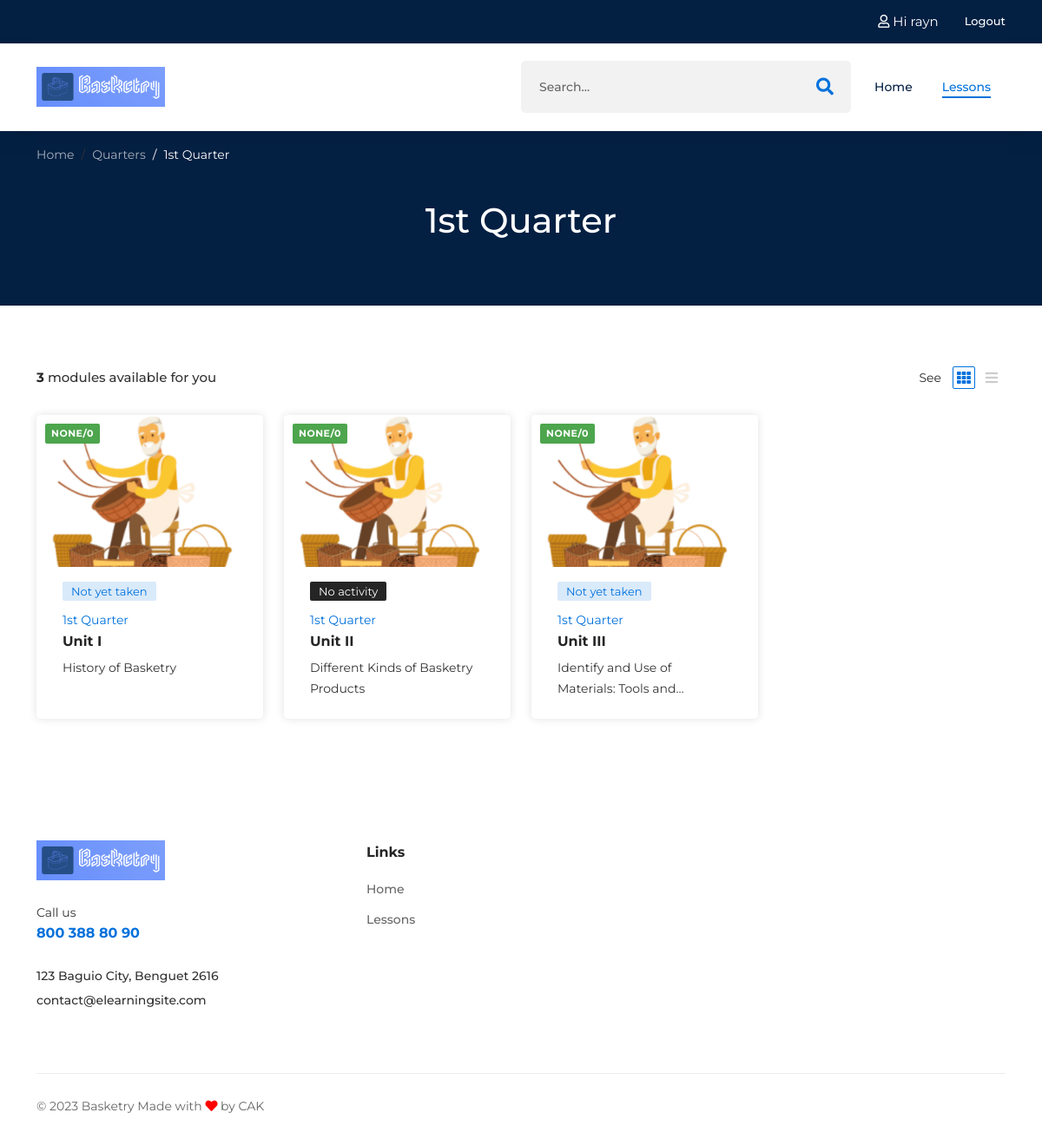
The page /subject/1/1/ (signed in) on the database its author committed.
### emodule/models.py (models this page shows, shortened)
class Quarter(models.Model):
    subject = models.ForeignKey(Subject, on_delete=models.CASCADE)
    name = models.CharField(max_length=200) # e.g. TLE Quarter 1
    title = models.CharField(max_length=200) # e.g. 1st Quarter
    other_title = models.CharField(max_length=200) # e.g. Quarter 1
    seqno = models.IntegerField()

class Module(models.Model):
    quarter = models.ForeignKey(Quarter, on_delete=models.CASCADE)
    seqno = models.IntegerField()
    name = models.CharField(max_length=200) # e.g. TLE 9-10 BASKETRY Q1_M0
    title = models.CharField(max_length=200) # e.g. History or Unit 1 or Unit 2
    description = models.CharField(max_length=200) # e.g. History of Basket weaving
    module_lesson = models.CharField(max_length=200, null=True, blank=True) # e.g. Enumerate Different Kinds of Macrame and Basketry Products
    unit_of_competency = models.CharField(max_length=200, null=True, blank=True) # e.g. ENUMERATE DIFFERENT KINDS OF MACRAME AND BASKETRY PRODUCTS
    duration = models.CharField(max_length=200, null=True, blank=True) # e.g. 5 days
    class Meta:
        verbose_name_plural = "Modules"
        ordering = ["seqno"]
    @property
    def quiz_list(self):
        return Module.objects.get(id=self.id).quiz_set.all()
    @property
    def quiz_count(self):
        quiz_list = self.quiz_list
        return sum([m.quizquestion_set.all().count() for m in quiz_list])

class Quiz(models.Model):
    module = models.ForeignKey(Module, on_delete=models.CASCADE)
    title = models.CharField(max_length=200, blank=True, null=True)
    direction = models.CharField(max_length=1000)
    class Meta:
        verbose_name_plural = "Quizzes"

### emodule/views.py (the view)
# urls.py: path('subject/<int:subject_id>/<int:pk>/', views.QuarterDetail.as_view(), name='quarter-detail'),
class QuarterDetail(BaseView, DetailView):
    template_name = 'emodule/quarter_detail.html'
    model = Quarter
    context_object_name = 'quarter'
    def get_context_data(self, **kwargs):
        self.object = self.get_object()
        student_user = self.get_current_student()
        context = super().get_context_data(**kwargs)
        module_list = []
        for module in self.get_object().module_set.all():
            module_detail = {
                "obj": module,
                "result": StudentQuizResult.objects\
                    .filter(module=module)\
                    .filter(student=student_user)
            }
            module_list.append(module_detail)
        context['module_list'] = module_list
        context['lesson_menu_active'] = True
        return context

### emodule/templatetags/emodule_extras.py (called while the page is built)
@register.filter
def emodule_pluralize(list_length, options):
    split_options = options.split(',')
    if list_length > 0:
        return split_options[1]
    else:
        return split_options[0]

@register.simple_tag
def emodule_status(status):
    if status is None or status == "":
        return None
    else:
        return status

@register.simple_tag
def emodule_score(score):
    if score is None or score == "":
        return None
    else:
        return score

@register.inclusion_tag("emodule/partial/badge.html")
def show_emodule_badge(quiz_or_assessment_list, status):
    return {
        "quiz_or_assessment_list": quiz_or_assessment_list,
        "status": status
    }

### emodule/utils.py (called while the page is built)
def base_context():
    return {
        "subject_list": Subject.objects.all()
    }

def update_context(context, new_context):
    context.update(new_context)
    return context

### emodule/views.py (called while the page is built)
    def get_current_student(self):
        return Student.objects.get(user__id=self.request.user.id)

    def get_context_data(self, **kwargs):
        context = super().get_context_data(**kwargs)
        context = utils.update_context(context, utils.base_context())
        context['search_source'] = Module.objects.all()
        context['assessment_max_attempts'] = configs.ASSESSMENT_MAX_ATTEMPTS
        return context

### emodule/templates/emodule/quarter_detail.html (shortened to what this page needs)
{% extends 'emodule/base.html' %}
{% load static %}
{% load emodule_extras %}
{% block content %}
<div class="page-banner bg-color-12">
    <div class="page-banner__wrapper">
        <div class="container">
            <div class="page-breadcrumb">
                <ul class="breadcrumb breadcrumb-white">
                    <li class="breadcrumb-item"><a href="{% url 'emodule:home' %}">Home</a></li>
                    <li class="breadcrumb-item"><a href="{% url 'emodule:subject-detail' quarter.subject.id %}">Quarters</a></li>
                    <li class="breadcrumb-item active"><a href="{% url 'emodule:quarter-detail' quarter.subject.id quarter.id %}">{{quarter.title}}</a></li>
                </ul>
            </div>
            <div class="page-banner__caption text-center">
                <h2 class="page-banner__main-title text-white">{{quarter.title}}</h2>
            </div>
        </div>
    </div>
</div>
<div class="courses-section section-padding-01">
    <div class="container">
        {% if module_list %}
        <div class="archive-filter-bars">
            <div class="archive-filter-bar">
                <p><span>{{module_list|length}}</span> modules available for you</p>
            </div>
            <div class="archive-filter-bar">
                <div class="filter-bar-wrapper">
                    <span>See</span>
                    <ul class="nav">
                        <li><button class="active" data-bs-toggle="tab" data-bs-target="#grid"><i
                                    class="fas fa-th"></i></button></li>
                        <li><button data-bs-toggle="tab" data-bs-target="#list"><i class="fas fa-bars"></i></button>
                        </li>
                    </ul>
                </div>
            </div>
        </div>
        <div class="tab-content">
            <div class="tab-pane fade show active" id="grid">
                <div class="row gy-6">
                    {% include 'emodule/partial/module-cards.html' with module_list=module_list layout='grid' %}
                </div>
            </div>
        </div>
        {% else %}
        {% include 'emodule/partial/warning-message.html' with message="No available modules for this quarter." %}
        {% endif %}
    </div>
</div>
{% endblock content %}

### emodule/templates/emodule/base.html (shortened to what this page needs)
{% load static %}
<!DOCTYPE html>
<html class="no-js" lang="en">
<head>
    <link rel="stylesheet" href="{% static 'emodule/css/vendor/fontawesome-all.min.css' %}" />
    <link rel="stylesheet" href="{% static 'emodule/css/vendor/edumall-icon.css' %}" />
    <link rel="stylesheet" href="{% static 'emodule/css/vendor/bootstrap.min.css' %}" />
    <link rel="stylesheet" href="{% static 'emodule/css/plugins/aos.css' %}" />
    <link rel="stylesheet" href="{% static 'emodule/css/plugins/swiper-bundle.min.css' %}" />
    <link rel="stylesheet" href="{% static 'emodule/css/plugins/perfect-scrollbar.css' %}" />
    <link rel="stylesheet" href="{% static 'emodule/css/plugins/jquery.powertip.min.css' %}" />
    <link rel="stylesheet" href="{% static 'emodule/css/plugins/glightbox.min.css' %}" />
    <link rel="stylesheet" href="{% static 'emodule/css/plugins/flatpickr.min.css' %}" />
    <link rel="stylesheet" href="{% static 'emodule/css/plugins/ion.rangeSlider.min.css' %}" />
    <link rel="stylesheet" href="{% static 'emodule/css/plugins/select2.min.css' %}" />
    <link href="{% static 'emodule/css/plugins/jquery-ui.min.css' %}" rel="stylesheet" type="text/css" />
    <link rel="stylesheet" href="{% static 'emodule/css/style.css' %}" />
</head>
<body>
    {% block content-wrapper %}
    <main class="main-wrapper">
        {% block header %}
        <div class="header-section header-sticky">
            <div class="header-top d-none d-sm-block">
                <div class="container">
                    <div class="header-top-bar-wrap d-sm-flex justify-content-between">
                        <div class="header-top-bar-wrap__info d-sm-flex">
                            {% if user.is_authenticated  %}
                            <ul class="header-top-bar-wrap__info-social">
                                <li>
                                    <a href="{% url 'emodule:home' %}"><i class="far fa-user"></i>
                                        Hi <span class="info-text">{{user.first_name}}</span>
                                    </a>
                                </li>
                            </ul>
                            <ul class="header-top-bar-wrap__info-list d-none d-lg-flex">
                                <li>
                                    <a href="{% url 'accounts:logout' %}">
                                        Logout
                                    </a>
                                </li>
                            </ul>
                            {% endif %}
                        </div>
                    </div>
                </div>
            </div>
            <div class="header-main">
                <div class="container">
                    <div class="header-main-wrapper">
                        <div class="header-logo">
                            <a class="header-logo__logo" href="{% url 'emodule:home' %}"><img
                                    src="{% static 'emodule/images/logo.png' %}" width="296" height="64"
                                    alt="Logo" /></a>
                        </div>
                        <div class="header-inner">
                            {% if user.is_authenticated  %}
                            <div class="header-serach">
                                <form action="#">
                                    <input id="id_search_input" type="text" class="header-serach__input" placeholder="Search..." />
                                    <button class="header-serach__btn">
                                        <i class="fas fa-search"></i>
                                    </button>
                                </form>
                            </div>
                            {% endif %}
                            <div class="header-navigation d-none d-xl-block">
                                <nav class="menu-primary">
                                    <ul class="menu-primary__container">
                                        {% if user.is_authenticated %}
                                        {% url 'emodule:home' as home_url %}
                                        <li>
                                            <a class="{% if request.path == home_url %}active{% endif %}" href="{{home_url}}"><span>Home</span></a>
                                        </li>
                                        <li>
                                            <a href="{% url 'emodule:subject-detail' subject_list.first.id %}" class="{% if lesson_menu_active %}active{% endif %}"><span>Lessons</span></a>
                                        </li>
                                        {% endif %}
                                    </ul>
                                </nav>
                            </div>
                        </div>
                    </div>
                </div>
            </div>
        </div>
        {% endblock header %}
        {% block content %}
        {% endblock content %}
        {% block footer %}
        <div class="footer-section">
            <div class="footer-widget-area section-padding-01">
                <div class="container">
                    <div class="row gy-6">
                        <div class="col-lg-4">
                            <div class="footer-widget">
                                <a href="{% url 'emodule:home' %}" class="footer-widget__logo"><img
                                        src="{% static 'emodule/images/logo.png' %}" alt="Logo" width="150"
                                        height="32" /></a>
                                <div class="footer-widget__info">
                                    <span class="title">Call us</span>
                                    <span class="number">800 388 80 90</span>
                                </div>
                                <div class="footer-widget__info">
                                    <p>123 Baguio City, Benguet 2616</p>
                                    <p>contact@elearningsite.com</p>
                                </div>
                            </div>
                        </div>
                        <div class="col-lg-8">
                            <div class="row gy-6">
                                <div class="col-sm-4">
                                    <div class="footer-widget">
                                        <h4 class="footer-widget__title">Links</h4>
                                        <ul class="footer-widget__link">
                                            {% if user.is_authenticated %}
                                            <li><a href="{% url 'emodule:home' %}">Home</a></li>
                                            <li><a href="{% url 'emodule:subject-detail' subject_list.first.id %}">Lessons</a></li>
                                            {% endif %}
                                        </ul>
                                    </div>
                                </div>
                            </div>
                        </div>
                    </div>
                </div>
            </div>
            <div class="footer-copyright">
                <div class="container">
                    <div class="copyright-wrapper text-center">
                        <p class="footer-widget__copyright mt-0">
                            &copy; 2023 <span> Basketry </span> Made with
                            <i class="fa fa-heart"></i> by
                            <a>CAK</a>
                        </p>
                    </div>
                </div>
            </div>
        </div>
        {% endblock footer %}
    </main>
    {% endblock content-wrapper %}
</body>
</html>

### emodule/templates/emodule/partial/module-card-grid.html
{% load static %}
{% load emodule_extras %}
<div class="col-xl-3 col-lg-4 col-sm-6">
    <div class="course-item-02" data-aos="fade-up" data-aos-duration="1000">
        <div class="course-header">
            <div class="course-header__thumbnail rounded-0">
                <a href="{% url 'emodule:module-detail' module.quarter.subject.id module.quarter.id module.id %}"><img
                        src="{% static 'emodule/images/courses/module-cover-sm.png' %}" alt="courses" width="330"
                        height="221"></a>
            </div>
            <div class="course-header__badge">
                <span class="quiz-score-badge">{{quiz_score}}/{{module.quiz_count}}</span>
            </div>
        </div>
        <div class="course-info-02">
            {% show_emodule_badge module.quiz_set.all quiz_status %}
            <div class="course-info-02__category">
                <a href="{% url 'emodule:subject-detail' module.quarter.id %}">{{module.quarter.title}}</a>
            </div>
            <h3 class="course-info-02__title"><a href="{% url 'emodule:module-detail' module.quarter.subject.id module.quarter.id module.id %}">{{module.title}}</a></h3>
            <div class="course-info-02__description">
                <p>{{module.description}}</p>
            </div>
        </div>
    </div>
</div>

### emodule/templates/emodule/partial/badge.html
{% if quiz_or_assessment_list and status %}
    <span class="course-info-02__badge-text {% if status == 'Passed' %}badge-success{% elif status == 'Failed' %}badge-alert{% endif %}">{{status}}</span>
{% elif quiz_or_assessment_list and not status %}
    <span class="course-info-02__badge-text badge-info">Not yet taken</span>
{% else %}
    <span class="course-info-02__badge-text badge-warning">No activity</span>
{% endif %}

### rows shown on the page
Quarter: title "1st Quarter"
Module: quiz_score "NONE", quiz_count "0", shows "Not yet taken", quarter "1st Quarter", title "Unit I", description "History of Basketry"
Module: quiz_score "NONE", quiz_count "0", shows "No activity", quarter "1st Quarter", title "Unit II", description "Different Kinds of Basketry Products"
Module: quiz_score "NONE", quiz_count "0", shows "Not yet taken", quarter "1st Quarter", title "Unit III", description "Identify and Use of Materials: Tools…"

### other values the page prints
{{ user.first_name }} "rayn"
{{ module_list|length }} "3"
